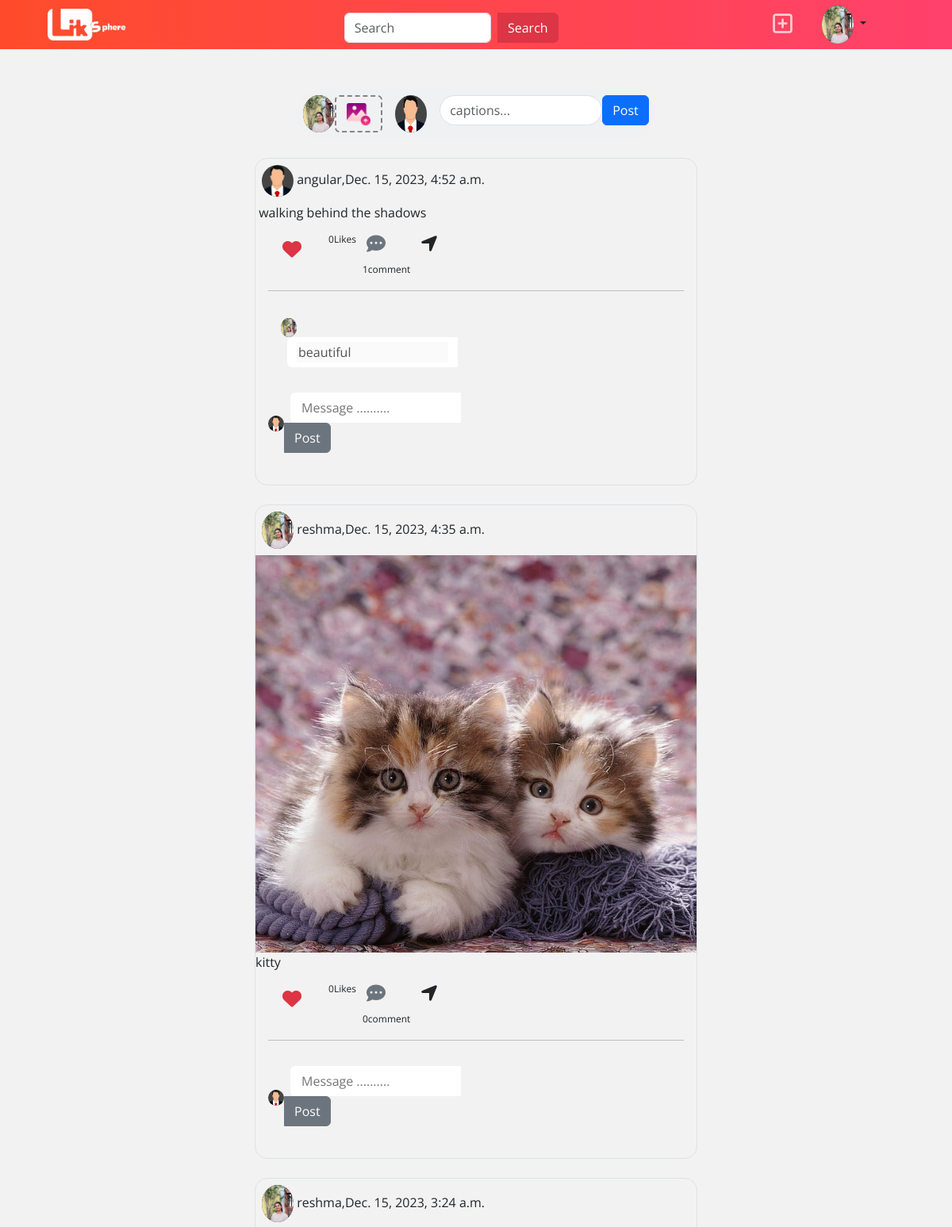
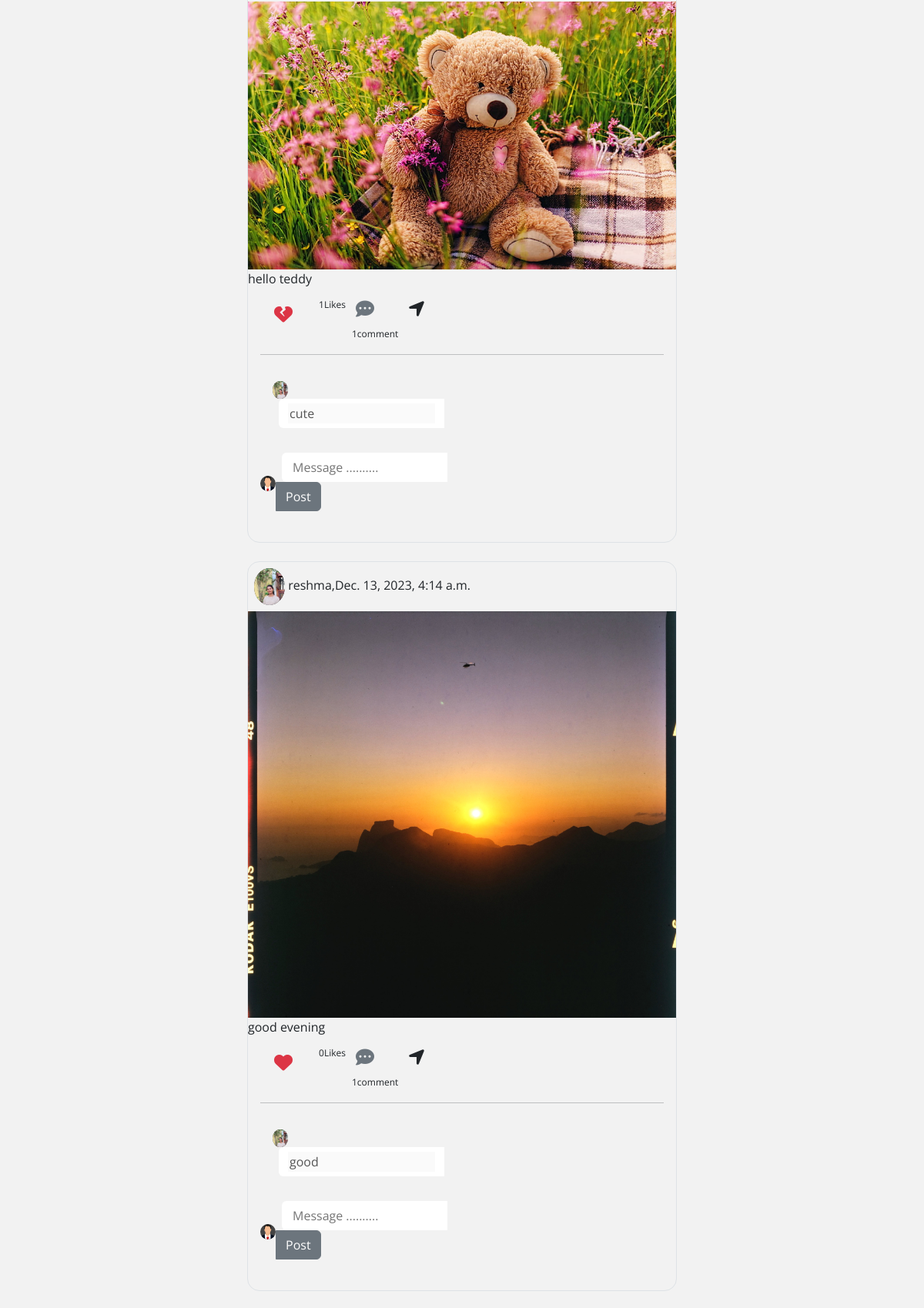
The app's page /index (signed in, upper part) with its own data (2 pictures, top to bottom).
### social/models.py (models this page shows, shortened)
class UserProfile(models.Model):
    user=models.OneToOneField(User,on_delete=models.CASCADE,related_name="profile")
    address=models.CharField(max_length=200,null=True)
    phone=models.CharField(max_length=200,null=True)
    profile_pic=models.ImageField(upload_to="profilepics",null=True,blank=True)
    dob=models.DateField(null=True)
    bio=models.CharField(max_length=200,null=True)
    following=models.ManyToManyField("self",related_name="followed_by",symmetrical=False,null=True)
    block=models.ManyToManyField("self",related_name="blocked",symmetrical=False,null=True)

class Posts(models.Model):
    user=models.ForeignKey(User,on_delete=models.CASCADE,related_name="userpost")
    title=models.CharField(max_length=200)
    post_image=models.ImageField(upload_to="posters",null=True,blank=True)
    created_date=models.DateTimeField(auto_now_add=True)
    liked_by=models.ManyToManyField(User,related_name="post_like")

class Comments(models.Model):
    user=models.ForeignKey(User,related_name="comment",on_delete=models.CASCADE)
    text=models.CharField(max_length=200)
    created_date=models.DateTimeField(auto_now_add=True)
    post=models.ForeignKey(Posts,related_name="post_comments",on_delete=models.CASCADE)

### social/views.py (the view, shortened to what this page needs)
# urls.py: path("index",views.IndexView.as_view(),name="index"),
@method_decorator(decs,name="dispatch")
class IndexView(CreateView,ListView):
     template_name="index.html"
     form_class=PostForm
     model=Posts
     context_object_name="data"
     def get_queryset(self):
          blocked_profiles=self.request.user.profile.block.all()
          blocked_profile_id=[pr.user.id for pr in blocked_profiles]
          print(blocked_profile_id)
          qs=Posts.objects.all().exclude(user__id__in=blocked_profile_id).order_by("-created_date")
          return qs
     def get_context_data(self,**kwargs):
          context=super().get_context_data(**kwargs)
          current_date=timezone.now()
          context["stories"]=Stories.objects.filter(expiry_date__gte=current_date)
          return context

### social/forms.py
class PostForm(forms.ModelForm):
    class Meta:
        model=Posts
        fields=["title","post_image"]

### social/templates/index.html (shortened to what this page needs)
<!DOCTYPE html>
{%load static%}
<html lang="en">
<head>
    <link href="https://cdn.jsdelivr.net/npm/bootstrap@5.3.2/dist/css/bootstrap.min.css" rel="stylesheet"
>
    <link rel="stylesheet" href="https://cdnjs.cloudflare.com/ajax/libs/font-awesome/6.5.1/css/all.min.css"
 />
    <link rel="stylesheet" href="{%static 'social/css/index.css'%}">
</head>
<body>
    <nav class="navbar fixed-top  p-0" style="	background: #FF416C;
	background: -webkit-linear-gradient(to right, #FF4B2B, #FF416C);
	background: linear-gradient(to right, #FF4B2B, #FF416C);">
        <div class="container-fluid">
            <a class="navbar-brand" href="#">
                <img src="{%static 'social/images/linkspherena.png'%}" alt="Logo" width="100" height="h-auto"
                    class="ms-5">
            </a>
            <div class="container mt-3 w-50 mb-2">
                <div class="row justify-content-center">
                    <div class="col-lg-6">
                        <form class="d-flex">
                            <input class="form-control me-2" type="search" placeholder="Search" aria-label="Search">
                            <button class="btn btn-danger rounded-start-0" type="submit">Search</button>
                        </form>
                    </div>
                </div>
            </div>
               <button class="btn" data-bs-toggle="modal" data-bs-target="#exampleModal">
                <i class="fa-regular fa-square-plus me-4 fs-3 text-white opacity-75"></i>
               </button>
            <div class="dropdown nav-item mr-lg-4" style="margin-right: 6em;">
                <a href="#" data-toggle="dropdown" class="nav-link dropdown-toggle">
                    {%if request.user.profile.profile_pic%}
                    <img class="profile-small" src="{{request.user.profile.profile_pic.url}}" alt="Avatar">
                    {%else%}
                    <img class="profile-small" src="{%static 'social/images/profilepic.png'%}" alt="Avatar">
                    {%endif%}
                </a>
            </div>
    </nav>
    <div class="container d-flex flex-column justify-content-center align-items-center mt-5">
        <form action="" method="post" enctype="multipart/form-data">
            <div class="container rounded-pill post p-2 mt-3 d-flex justify-content-evenly">
                <div class="">
                    {%if request.user.profile.profile_pic%}
                    <img class="profile-small" src="{{request.user.profile.profile_pic.url}}" alt="Avatar">
                    {%else%}
                    <img class="profile-small" src="{%static 'social/images/profilepic.png'%}" alt="Avatar">
                    {%endif%}
                </div>
                <div class="">
                    <label class="upload d-flex justify-content-center align-items-center" style="width: 60px;"
                        for="file"><img src="{%static 'social/images/upload.png'%}" style="width: 30px;" alt=""></label>
                </div> <img class="profile-small ms-3 me-3" src="{%static 'social/images/profilepic.png'%}" alt="">
                <div class="">
                    <input class="form-control rounded-pill" type="text" name="title" id="" placeholder="captions...">
                </div>
                <div class="">
                    <button class="btn btn-primary" type="submit">Post</button>
                </div>
            </div>
        </form>
        {%for post in data%}
        <div class="border border-1 rounded-4 mt-4 w-50">
            <div class="ms-2 mt-2 mb-2">
                {%if post.user.profile.profile_pic%}
                <img class="profile-small" src="{{post.user.profile.profile_pic.url}}" alt="Avatar">
                {%else%}
                <img class="profile-small" src="{%static 'social/images/profilepic.png'%}" alt="Avatar">
                {%endif%}
                {{post.user}},{{post.created_date}}
            </div>
            <div>
                {%if post.post_image%}
                <img src="{{post.post_image.url}}" class="h-auto w-100" alt="">
                {%endif%}
                {{post.title}}
            </div>
            <div class="ms-2 mt-2 mb-2 d-flex align-items-start">
                <form action="{%url 'like' post.id%}" method="post" class="d-flex">
                    {%if request.user in post.liked_by.all%}
                    <div class="d-block flex-column">
                        <div>
                            <button type="submit" class="btn" name="action" value="dislike">
                                <i class="fa-solid fa-heart-crack fs-4 text-danger btn"></i>
                            </button>
                        </div>
                    </div>
                    {%else%}
                    <div class="d-block flex-column">
                        <div>
                            <button type="submit" class="btn" name="action" value="like">
                                <i class="fa-solid fa-heart fs-4 text-danger btn"></i>
                            </button>
                        </div>
                    </div>
                    {%endif%}
                    <div>
                        <span class="ms-2 spa">{{post.liked_by.all.count}}Likes</span>
                    </div>
                </form>
                <div class="d-block flex-column">
                    <div>
                        <i class="fa-solid fa-comment-dots fs-4 text-secondary btn"></i>
                    </div>
                    <div>
                        <span class="ms-2 spa">{{post.post_comments.all.count}}comment</span>
                    </div>
                </div>
                <div class="d-block flex-column">
                    <div>
                        <i class="fa-solid fa-location-arrow fs-4 btn"></i>
                    </div>
                </div>
            </div>
            <hr class="ms-3 me-3">
            {%for c in post.post_comments.all%}
            <div class="p-2 ms-2 d-flex">
                <div class="p-2 ms-2">
                    <div>
                        {%if c.user.profile.profile_pic%}
                            <img class="profile-xsmall" src="{{c.user.profile.profile_pic.url}}" alt="">
                        {%else%}
                           {{c.profile}}
                        {%endif%}
                    </div>
                    <div class="ms-2 comment form-control rounded-end-0 border-0">
                        <input type="text" name="" value="{{c.text}}" disabled id="" placeholder="Message .........." class="border-0 w-100">
                    </div>
                </div>
            </div>
            {%endfor%}
            <div class="d-flex align-items-center mb-4 p-3">
                <div>
                    <img class="profile-xsmall" src="images/profilepic.png" alt="">
                </div>
                <form action="{%url 'comment' post.id%}" method="post">
                    <div class="ms-2 comment form-control rounded-end-0 border-0">
                        <input type="text" name="text" id="" placeholder="Message .........." class="border-0 w-100">
                    </div>
                    <div>
                        <button class="btn btn-secondary rounded-start-0" type="submit">Post</button>
                    </div>
                </form>
            </div>
        </div>
        {%endfor%}
    </div>
</body>
</html>

### social/static/social/css/index.css (style rules this page uses)
body { background: #f2f2f2; font-family: 'Open Sans', sans-serif; }
.profile-small { width:40px; border-radius: 50%; background-color: rgb(68, 68, 68); }
.profile-xsmall { width:20px; border-radius: 50%; background-color: rgb(68, 68, 68); }
.spa { font-size: 12px; }
.upload { height: 100%; width: 100%; border-radius: 6px; border: 2px dashed #888383; }
.post { background-color: #f0f1f2; }

### records on screen
Posts: user "angular", created_date "Dec. 15, 2023, 4:52 a.m.", title "walking behind the shadows", liked_by.all.count "0", post_comments.all.count "1"
Comments: user.profile.profile_pic (picture), text "beautiful"
Posts: user.profile.profile_pic (picture), user "reshma", created_date "Dec. 15, 2023, 4:35 a.m.", post_image (picture), title "kitty", liked_by.all.count "0", post_comments.all.count "0"
Posts: user.profile.profile_pic (picture), user "reshma", created_date "Dec. 15, 2023, 3:24 a.m.", post_image (picture), title "hello teddy", liked_by.all.count "1", post_comments.all.count "1"
Comments: user.profile.profile_pic (picture), text "cute"
Posts: user.profile.profile_pic (picture), user "reshma", created_date "Dec. 13, 2023, 4:14 a.m.", post_image (picture), title "good evening", liked_by.all.count "0", post_comments.all.count "1"
Comments: user.profile.profile_pic (picture), text "good"
